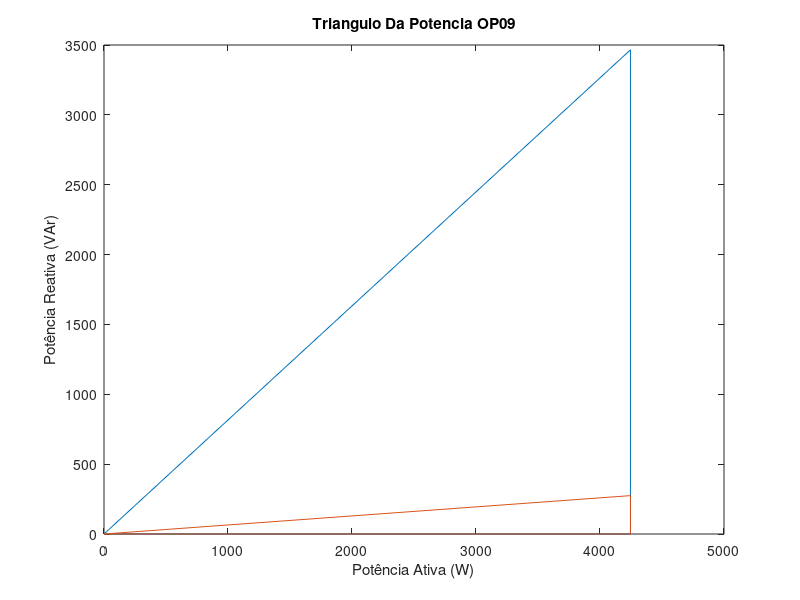

MATLAB code for this plot:

%dados da questao
tensao = 220;
frequencia = 60;

%###############################################################################
% MUDANDO OS VALORES DOS MOTORES PARA OBTER O RESULTADO DESEJADO NA COMBINAÇAO
%###############################################################################

%potencia aderida
pot_A = 735.5;
pot_B = 2206.5;

%fatores de potencia por rendimento% do motor
fp50_A = 0.68;
fp75_A = 0.77;
fp100_A = 0.83;

fp50_B = 0.56;
fp75_B = 0.68;
fp100_B = 0.76;

%potencia ativa P por rendimento% do motor
P50_A = (pot_A*(50/100))/(77/100);
P75_A = (pot_A*(75/100))/(81/100);
P100_A = (pot_A*(100/100))/(81.5/100);

P50_B = (pot_B*(50/100))/(61/100);
P75_B = (pot_B*(75/100))/(65/100);
P100_B = (pot_B*(100/100))/(66/100);

%###############################################################################

%carga S = P + iQ por rendimento% do motor
## S50_A = P50_A*fp50_A + i*P50_A*sin(acos(fp50_A));
## S75_A = P75_A*fp75_A + i*P75_A*sin(acos(fp75_A));
## S100_A = P100_A*fp100_A + i*P100_A*sin(acos(fp100_A));

## S50_B = P50_B*fp50_B + i*P50_B*sin(acos(fp50_B));
## S75_B = P75_B*fp75_B + i*P75_B*sin(acos(fp75_B));
## S100_B = P100_B*fp100_B + i*P100_B*sin(acos(fp100_B));

abs_S50_A = P50_A/fp50_A;
abs_S75_A = P75_A/fp75_A;
abs_S100_A = P100_A/fp100_A;

abs_S50_B = P50_B/fp50_B;
abs_S75_B = P75_B/fp75_B;
abs_S100_B = P100_B/fp100_B;

S50_A = abs_S50_A*exp(j*(acos(fp50_A)));
S75_A = abs_S75_A*exp(j*(acos(fp75_A)));
S100_A = abs_S100_A*exp(j*(acos(fp100_A)));

S50_B = abs_S50_B*exp(j*(acos(fp50_B)));
S75_B = abs_S75_B*exp(j*(acos(fp75_B)));
S100_B = abs_S100_B*exp(j*(acos(fp100_B)));

%carga S das respectivas combinações
OP01 = S50_A + S50_B;
OP02 = S50_A + S75_B;
OP03 = S50_A + S100_B;
OP04 = S75_A + S50_B;
OP05 = S75_A + S75_B;
OP06 = S75_A + S100_B;
OP07 = S100_A + S50_B;
OP08 = S100_A + S75_B;
OP09 = S100_A + S100_B;
disp('Vector do valor S das combinacoes')
vector_OP = [OP01 OP02 OP03 OP04 OP05 OP06 OP07 OP08 OP09]'

%valor absoluto das cargas
S01 = abs(OP01);
S02 = abs(OP02);
S03 = abs(OP03);
S04 = abs(OP04);
S05 = abs(OP05);
S06 = abs(OP06);
S07 = abs(OP07);
S08 = abs(OP08);
S09 = abs(OP09);
disp('Vector do valor abs de S das combinacoes')
vector_S = [S01 S02 S03 S04 S05 S06 S07 S08 S09]'

%fatores de potencias de cada carga
FP01 = real(OP01)/S01;
FP02 = real(OP02)/S02;
FP03 = real(OP03)/S03;
FP04 = real(OP04)/S04;
FP05 = real(OP05)/S05;
FP06 = real(OP06)/S06;
FP07 = real(OP07)/S07;
FP08 = real(OP08)/S08;
FP09 = real(OP09)/S09;
disp('Vector do FS das combinacoes')
vector_FP = [FP01 FP02 FP03 FP04 FP05 FP06 FP07 FP08 FP09]'

%potencia reativa das cargas
Q01 = imag(OP01);
Q02 = imag(OP02);
Q03 = imag(OP03);
Q04 = imag(OP04);
Q05 = imag(OP05);
Q06 = imag(OP06);
Q07 = imag(OP07);
Q08 = imag(OP08);
Q09 = imag(OP09);
disp('Vector Q das combinacoes')
vector_Q = [Q01 Q02 Q03 Q04 Q05 Q06 Q07 Q08 Q09]'

%calculando o valor da capacitancia para corrigir a potencia reativa
disp('Vector das compensacoes dos capacitores')
capacitor_correcao_geral = (vector_Q)/2*pi*frequencia*tensao^2

%capacitancia da correcao de menor valor de FP
disp('capacitor da operacao 1, com menor valor de FP')
c_correcao_01 = capacitor_correcao_geral(1,1)

%corrigindo todas as cargas em paralelo com a capacitancia de menor valor de FP
disp('Vector da correcao com uso do capacitor da operacao 1, com menor valor de FP')
OP01_c = OP01 - j*imag(OP01);
OP02_c = OP02 - j*imag(OP01);
OP03_c = OP03 - j*imag(OP01);
OP04_c = OP04 - j*imag(OP01);
OP05_c = OP05 - j*imag(OP01);
OP06_c = OP06 - j*imag(OP01);
OP07_c = OP07 - j*imag(OP01);
OP08_c = OP08 - j*imag(OP01);
OP09_c = OP09 - j*imag(OP01);
vector_OP_c = [OP01_c OP02_c OP03_c OP04_c OP05_c OP06_c OP07_c OP08_c OP09_c]'

%novos valores de fator de potencia apos a correcao da potencia reativa por meio do capacitor
disp('Vector dos FP, apos a correcao com capacitor de menor FP')
FP01_c = (real(OP01_c)/abs(OP01_c));
FP02_c = (real(OP02_c)/abs(OP02_c));
FP03_c = (real(OP03_c)/abs(OP03_c));
FP04_c = (real(OP04_c)/abs(OP04_c));
FP05_c = (real(OP05_c)/abs(OP05_c));
FP06_c = (real(OP06_c)/abs(OP06_c));
FP07_c = (real(OP07_c)/abs(OP07_c));
FP08_c = (real(OP08_c)/abs(OP08_c));
FP09_c = (real(OP09_c)/abs(OP09_c));
vector_FP_c = [FP01_c FP02_c FP03_c FP04_c FP05_c FP06_c FP07_c FP08_c FP09_c]'

%plotando o triangulo de potencia
plot([0 real(OP09) real(OP09) 0],[0 0 imag(OP09) 0],[0 real(OP09_c) real(OP09_c) 0],[0 0 imag(OP09_c) 0])
xlabel('Potência Ativa (W)')
ylabel('Potência Reativa (VAr)')
title('Triangulo Da Potencia OP09')

%salvando o grafico em JPG
saveas(gca, 'grafico_9_c.jpg', 'jpg')
